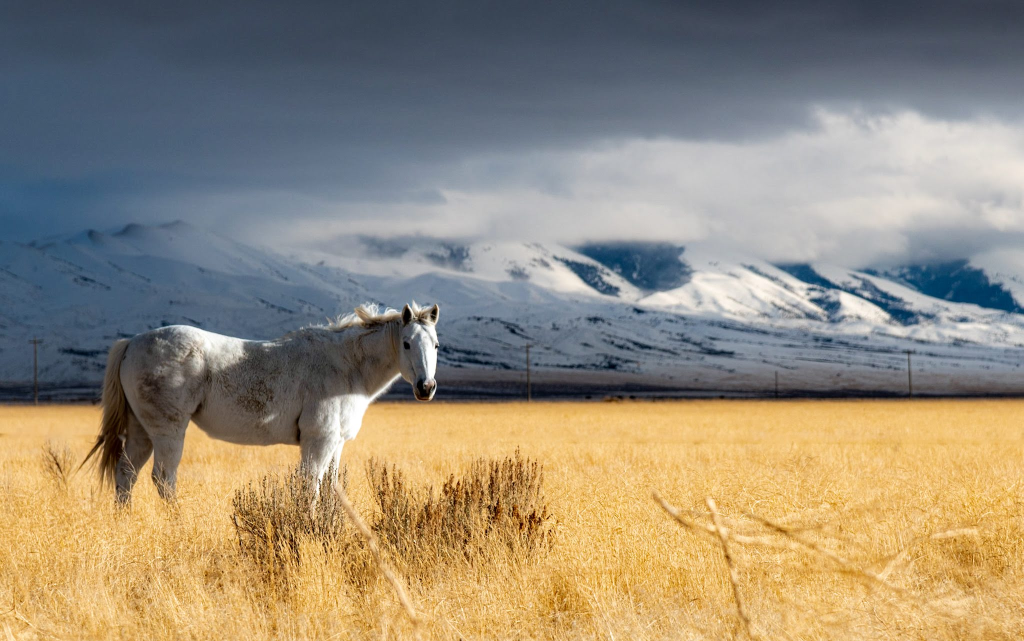
#> input picture imageServer/images/DSC_2975.jpg, 2047 x 1282 px (shown at 1/2 size)
$ python -i convertImage.py   (imports and definitions only)
#> lines starting #> are read from the running program, lines starting #| are printed output that depends on the picture
#!/usr/bin/env python3

from PIL import Image, ImageOps
import sys
import os
import math

# ---------------- CONFIG ----------------
GAMMA = 0.4  # < 1 brightens, > 1 darkens
BYTES_PER_LINE = 16  # formatting only
# ---------------------------------------


GAMMA = 0.4


def image_to_4bpp_c(
    image_path, output_file, target_width=None, target_height=None, resample=Image.BICUBIC
):

#> called with image_path = '../imageServer/images/DSC_2975.jpg', output_file = 'out.png', resample = 3
    img = Image.open(image_path)
#> img is the input picture: PIL image 2047x1282 RGB; mean R, G, B 149.7, 139.6, 121.5
    # Handle transparency correctly
    if img.mode in ("RGBA", "LA"):
        bg = Image.new("RGBA", img.size, (255, 255, 255, 255))
        img = Image.alpha_composite(bg, img.convert("RGBA"))

    # Normalize to grayscale
    img = img.convert("L")
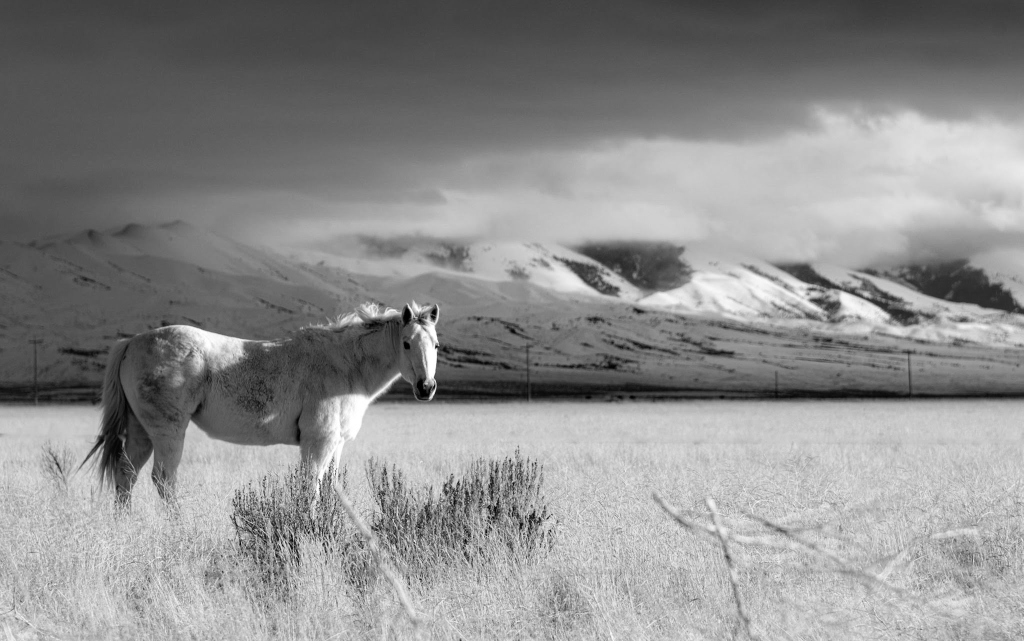
#> img: PIL image 2047x1282 L (shown at 1/2 size); min 0, max 255, mean 140.6

    # Resize if requested
    if target_width is not None and target_height is not None:
        img = img.resize(size=(int(target_width), int(target_height)), resample=resample)

    img = ImageOps.invert(img)
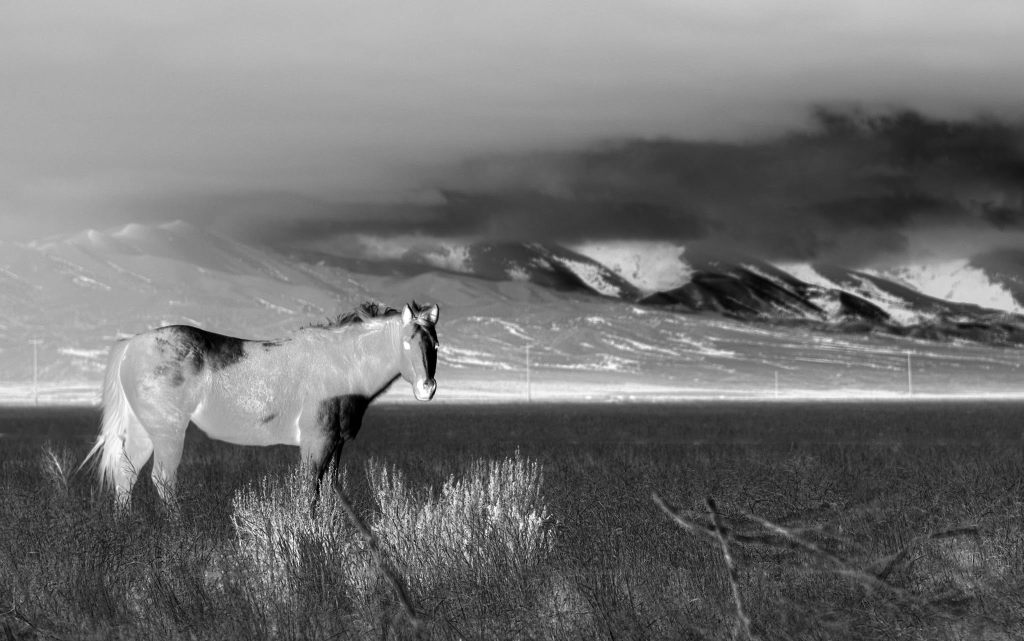
#> img: PIL image 2047x1282 L (shown at 1/2 size); min 0, max 255, mean 114.4
    w, h = img.size
#> w = 2047; h = 1282
    pixels = list(img.getdata())
#> pixels = 2624254 items

    # Build gamma LUT (0..255 → 0..3)
    lut = []
    for i in range(256):
        norm = i / 255.0
        corrected = pow(norm, 1.0 / GAMMA)
        level = int(corrected * 4)
        lut.append(min(level, 3))

    data = []

    for y in range(h):
        row = pixels[y * w : (y + 1) * w]
        for x in range(0, w, 2):
            p0 = lut[row[x]]
            p1 = lut[row[x + 1]] if x + 1 < w else 0
            data.append((p0 << 4) | p1)
#> after the loop, data = 1312768 items
    name = os.path.splitext(os.path.basename(image_path))[0]
    write_c_array_to_file(output_file, name, data, w, h)


def write_c_array_to_file(filename, name, data, width, height, bytes_per_line=16):
#> called with filename = 'out.png', name = 'DSC_2975', width = 2047, height = 1282, bytes_per_line = 16
    with open(filename, "a") as f:
        if "-" in name or " " in name:
            name = name.replace("-", "_").replace(" ", "_")
        f.write(f"\nconst unsigned int {name}_iconWidth = {width};\n")
        f.write(f"const unsigned int {name}_iconHeight = {height};\n")
        f.write(f"const unsigned char {name}[] PROGMEM = {{\n")

        for i in range(0, len(data), bytes_per_line):
            chunk = data[i : i + bytes_per_line]
            line = ", ".join(f"0x{b:02X}" for b in chunk)
            f.write(f"  {line},\n")
#> this loop made 82048 passes
#> i on passes 2 to 4: 16, 32, 48

        f.write("};\n")
        f.write(f"\n// Size: {len(data)} bytes ({width}x{height}, 4bpp)\n")


def writeHeader(output_file):
    with open(output_file, "w") as f:
        f.write(f"#ifndef _IMAGE_H_\n#define _IMAGE_H_\n")
        f.write(f"#include <pgmspace.h>\n")


def writeFooter(output_file):
    with open(output_file, "a") as f:
        f.write(f"#endif _IMAGE_H_\n")


# [22 lines not run here, left out]

>>> result = image_to_4bpp_c('../imageServer/images/DSC_2975.jpg', 'out.png')
